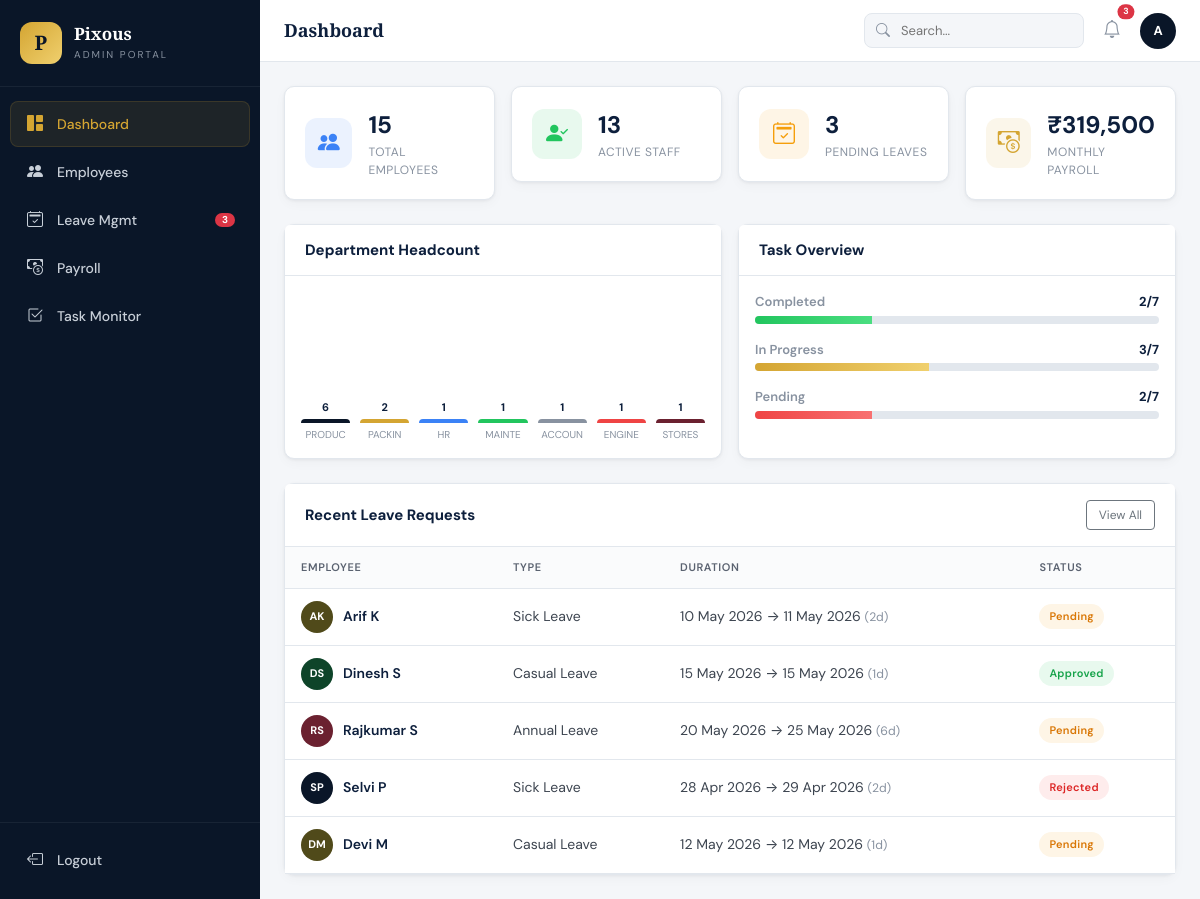
The app's page /dashboard (signed in) with its own data.
### tables this page shows
CREATE TABLE `leave_requests` (
    `id`           INT AUTO_INCREMENT PRIMARY KEY,
    `employee_id`  INT NOT NULL,
    `leave_type_id`INT NOT NULL,
    `date_from`    DATE NOT NULL,
    `date_to`      DATE NOT NULL,
    `days`         INT NOT NULL DEFAULT 1,
    `reason`       TEXT NOT NULL,
    `status`       ENUM('pending','approved','rejected') NOT NULL DEFAULT 'pending',
    `approved_by`  INT DEFAULT NULL,
    `remarks`      TEXT DEFAULT NULL,
    `applied_on`   DATETIME NOT NULL DEFAULT CURRENT_TIMESTAMP,
    `updated_at`   DATETIME NOT NULL DEFAULT CURRENT_TIMESTAMP ON UPDATE CURRENT_TIMESTAMP,
    FOREIGN KEY (`employee_id`)   REFERENCES `employees`(`id`)   ON DELETE CASCADE,
    FOREIGN KEY (`leave_type_id`) REFERENCES `leave_types`(`id`) ON DELETE CASCADE,
    FOREIGN KEY (`approved_by`)   REFERENCES `users`(`id`)       ON DELETE SET NULL,
    INDEX `idx_status` (`status`),
    INDEX `idx_employee` (`employee_id`)
);

CREATE TABLE `employees` (
    `id`              INT AUTO_INCREMENT PRIMARY KEY,
    `emp_code`        VARCHAR(20)  NOT NULL UNIQUE,
    `name`            VARCHAR(100) NOT NULL,
    `father_name`     VARCHAR(100) DEFAULT NULL,
    `gender`          ENUM('Male','Female','Other') NOT NULL DEFAULT 'Male',
    `marital_status`  ENUM('Married','Unmarried') NOT NULL DEFAULT 'Unmarried',
    `dob`             DATE DEFAULT NULL,
    `doj`             DATE DEFAULT NULL,
    `department_id`   INT DEFAULT NULL,
    `designation_id`  INT DEFAULT NULL,
    `qualification`   VARCHAR(100) DEFAULT NULL,
    `experience`      VARCHAR(50)  DEFAULT NULL,
    `mobile`          VARCHAR(15)  NOT NULL,
    `email`           VARCHAR(100) DEFAULT NULL,
    `address`         TEXT DEFAULT NULL,
    `pan`             VARCHAR(20)  DEFAULT NULL,
    `aadhar`          VARCHAR(20)  DEFAULT NULL,
    `uan`             VARCHAR(30)  DEFAULT NULL,
    `esi_no`          VARCHAR(30)  DEFAULT NULL,
    `bank_name`       VARCHAR(100) DEFAULT NULL,
    `bank_account`    VARCHAR(30)  DEFAULT NULL,
    `bank_ifsc`       VARCHAR(20)  DEFAULT NULL,
    `salary`          DECIMAL(12,2) NOT NULL DEFAULT 0.00,
    `photo`           VARCHAR(255) DEFAULT NULL,
    `status`          ENUM('active','inactive') NOT NULL DEFAULT 'active',
    `nominee_name`    VARCHAR(100) DEFAULT NULL,
    `nominee_relation`VARCHAR(50)  DEFAULT NULL,
    `nominee_address` TEXT DEFAULT NULL,
    `created_at`      DATETIME NOT NULL DEFAULT CURRENT_TIMESTAMP,
    `updated_at`      DATETIME NOT NULL DEFAULT CURRENT_TIMESTAMP ON UPDATE CURRENT_TIMESTAMP,
    FOREIGN KEY (`department_id`)  REFERENCES `departments`(`id`)  ON DELETE SET NULL,
    FOREIGN KEY (`designation_id`) REFERENCES `designations`(`id`) ON DELETE SET NULL,
    INDEX `idx_status` (`status`),
    INDEX `idx_emp_code` (`emp_code`)
);

CREATE TABLE `leave_types` (
    `id`           INT AUTO_INCREMENT PRIMARY KEY,
    `name`         VARCHAR(50) NOT NULL UNIQUE,
    `days_allowed` INT NOT NULL DEFAULT 12
);

### controllers/DashboardController.php (called while the page is built, shortened)
<?php
class DashboardController
{
    public function index(): void
    {
        $empModel   = new Employee();
        $leaveModel = new LeaveRequest();
        $empCounts   = $empModel->countByStatus();
        $deptCounts  = $empModel->countByDepartment();
        $totalSalary = $empModel->getTotalSalary();
        $leaveCounts = $leaveModel->countByStatus();
        $recentLeaves = $leaveModel->getAll([], 1);
        require __DIR__ . '/../views/dashboard/index.php';
    }
}

### index.php (called while the page is built, shortened)
<?php
require_once __DIR__ . '/config/database.php';
require_once __DIR__ . '/helpers/functions.php';
require_once __DIR__ . '/models/BaseModel.php';
require_once __DIR__ . '/models/Employee.php';
require_once __DIR__ . '/models/LeaveRequest.php';
require_once __DIR__ . '/controllers/DashboardController.php';
$page   = sanitize($_GET['page']   ?? 'dashboard');
$action = sanitize($_GET['action'] ?? 'index');
$routes = [
    'auth'      => ['login' => 'login', 'logout' => 'logout'],
    'dashboard' => ['index' => 'index'],
    'employees' => ['index' => 'index', 'create' => 'create', 'edit' => 'edit', 'view' => 'view', 'delete' => 'delete', 'toggle-status' => 'toggleStatus'],
    'leaves'    => ['index' => 'index', 'store' => 'store', 'approve' => 'approve', 'delete' => 'delete'],
    'payroll'   => ['index' => 'index', 'generate' => 'generate', 'payslip' => 'payslip'],
    'tasks'     => ['index' => 'index', 'store' => 'store', 'update' => 'update', 'delete' => 'delete'],
];
$method          = $routes[$page][$action];
$controller      = new $controllerClass();
$controller->$method();

### config/database.php (called while the page is built, shortened)
<?php
class Database
{
    private static ?Database $instance = null;
    private ?PDO $pdo = null;
    private string $host   = 'localhost';
    private string $dbname = 'pixous_hr';
    private string $user   = 'root';
    private string $pass   = '';
    private function __construct()
    {
        try {
            $dsn = "mysql:host={$this->host};dbname={$this->dbname};charset=utf8mb4";
            $this->pdo = new PDO($dsn, $this->user, $this->pass, [
                PDO::ATTR_ERRMODE            => PDO::ERRMODE_EXCEPTION,
                PDO::ATTR_DEFAULT_FETCH_MODE => PDO::FETCH_ASSOC,
                PDO::ATTR_EMULATE_PREPARES   => false,
            ]);
        } catch (PDOException $e) {
            error_log("DB Connection Error: " . $e->getMessage());
            die("Database connection failed. Please check your configuration.");
        }
    }
    public static function getInstance(): Database
    {
        if (self::$instance === null) {
            self::$instance = new self();
        }
        return self::$instance;
    }
    public function getConnection(): PDO
    {
        return $this->pdo;
    }
}

### models/BaseModel.php (called while the page is built)
<?php
class BaseModel
{
    protected PDO $db;
    public function __construct()
    {
        $this->db = Database::getInstance()->getConnection();
    }
    protected function paginate(string $query, array $params, int $page, int $perPage = PER_PAGE): array
    {
        $countQuery = preg_replace('/SELECT .+? FROM/i', 'SELECT COUNT(*) as total FROM', $query);
        $countQuery = preg_replace('/ORDER BY .+$/i', '', $countQuery);
        $stmt = $this->db->prepare($countQuery);
        $stmt->execute($params);
        $total = (int) $stmt->fetchColumn();
        $offset = ($page - 1) * $perPage;
        $query .= " LIMIT {$perPage} OFFSET {$offset}";
        $stmt = $this->db->prepare($query);
        $stmt->execute($params);
        return [
            'data'       => $stmt->fetchAll(),
            'total'      => $total,
            'page'       => $page,
            'per_page'   => $perPage,
            'total_pages'=> max(1, (int) ceil($total / $perPage)),
        ];
    }
}

### models/Employee.php (called while the page is built, shortened)
<?php
class Employee extends BaseModel
{
    public function countByStatus(): array
    {
        $stmt = $this->db->query("SELECT status, COUNT(*) as cnt FROM employees GROUP BY status");
        $result = ['active' => 0, 'inactive' => 0, 'total' => 0];
        foreach ($stmt->fetchAll() as $row) {
            $result[$row['status']] = (int) $row['cnt'];
            $result['total'] += (int) $row['cnt'];
        }
        return $result;
    }
    public function countByDepartment(): array
    {
        $stmt = $this->db->query(
            "SELECT d.name, COUNT(e.id) as cnt
             FROM employees e
             JOIN departments d ON e.department_id = d.id
             WHERE e.status = 'active'
             GROUP BY d.name ORDER BY cnt DESC"
        );
        return $stmt->fetchAll();
    }
    public function getTotalSalary(): float
    {
        $stmt = $this->db->query("SELECT COALESCE(SUM(salary),0) FROM employees WHERE status = 'active'");
        return (float) $stmt->fetchColumn();
    }
}

### models/LeaveRequest.php (called while the page is built, shortened)
<?php
class LeaveRequest extends BaseModel
{
    public function getAll(array $filters = [], int $page = 1): array
    {
        $where  = [];
        $params = [];
        $whereSQL = $where ? 'WHERE ' . implode(' AND ', $where) : '';
        $query = "SELECT lr.*, e.name AS employee_name, e.emp_code, lt.name AS leave_type,
                         d.name AS department_name
                  FROM leave_requests lr
                  JOIN employees e    ON lr.employee_id  = e.id
                  JOIN leave_types lt ON lr.leave_type_id = lt.id
                  LEFT JOIN departments d ON e.department_id = d.id
                  {$whereSQL}
                  ORDER BY lr.applied_on DESC";
        return $this->paginate($query, $params, $page);
    }
    public function countByStatus(): array
    {
        $stmt   = $this->db->query("SELECT status, COUNT(*) as cnt FROM leave_requests GROUP BY status");
        $result = ['pending' => 0, 'approved' => 0, 'rejected' => 0, 'total' => 0];
        foreach ($stmt->fetchAll() as $row) {
            $result[$row['status']] = (int) $row['cnt'];
            $result['total'] += (int) $row['cnt'];
        }
        return $result;
    }
}

### helpers/functions.php (called while the page is built, shortened)
<?php
function e(string $str): string
{
    return htmlspecialchars($str, ENT_QUOTES | ENT_HTML5, 'UTF-8');
}
function url(string $path = ''): string
{
    return rtrim(BASE_URL, '/') . '/' . ltrim($path, '/');
}
function formatCurrency(float $amount): string
{
    return '₹' . number_format($amount, 0, '.', ',');
}
function formatDate(string $date): string
{
    return date('d M Y', strtotime($date));
}
function initials(string $name): string
{
    $words = explode(' ', trim($name));
    $init  = strtoupper($words[0][0] ?? '');
    if (count($words) > 1) {
        $init .= strtoupper(end($words)[0] ?? '');
    }
    return $init;
}
function avatarColor(string $name): string
{
    $colors = ['#0a1628','#0e4429','#6b2130','#2d1a50','#504a1a','#1a3950','#501a3a','#1a5038'];
    $hash   = crc32($name);
    return $colors[abs($hash) % count($colors)];
}

### views/dashboard/index.php (the view, shortened to what this page needs)
<?php
require __DIR__ . '/../layouts/header.php';
$barColors = ['#0a1628','#d4a532','#3b82f6','#22c55e','#8892a0','#ef4444','#6b2130','#1a3950','#501a3a'];
$maxDept = max(array_column($deptCounts, 'cnt') ?: [1]);
?>
<div class="row g-3 mb-4">
    <div class="col-xl-3 col-md-6">
        <div class="stat-card">
            <div class="stat-icon bg-primary-soft"><i class="bi bi-people-fill"></i></div>
            <div>
                <p class="stat-value"><?= $empCounts['total'] ?></p>
                <p class="stat-label">Total Employees</p>
            </div>
        </div>
    </div>
    <div class="col-xl-3 col-md-6">
        <div class="stat-card">
            <div class="stat-icon bg-success-soft"><i class="bi bi-person-check-fill"></i></div>
            <div>
                <p class="stat-value"><?= $empCounts['active'] ?></p>
                <p class="stat-label">Active Staff</p>
            </div>
        </div>
    </div>
    <div class="col-xl-3 col-md-6">
        <div class="stat-card">
            <div class="stat-icon bg-warning-soft"><i class="bi bi-calendar2-check"></i></div>
            <div>
                <p class="stat-value"><?= $leaveCounts['pending'] ?></p>
                <p class="stat-label">Pending Leaves</p>
            </div>
        </div>
    </div>
    <div class="col-xl-3 col-md-6">
        <div class="stat-card">
            <div class="stat-icon bg-gold-soft"><i class="bi bi-cash-coin"></i></div>
            <div>
                <p class="stat-value"><?= formatCurrency($totalSalary) ?></p>
                <p class="stat-label">Monthly Payroll</p>
            </div>
        </div>
    </div>
</div>
<div class="row g-3 mb-4">
    <div class="col-lg-6">
        <div class="card h-100">
            <div class="card-header"><h6>Department Headcount</h6></div>
            <div class="card-body">
                <div class="chart-bars">
                    <?php foreach (array_slice($deptCounts, 0, 7) as $i => $dept): ?>
                    <div class="chart-col">
                        <div class="bar-value"><?= (int)$dept['cnt'] ?></div>
                        <div class="bar" style="height:<?= round(($dept['cnt']/$maxDept)*100) ?>%;background:<?= $barColors[$i % count($barColors)] ?>"></div>
                        <div class="bar-label"><?= e(substr($dept['name'], 0, 6)) ?></div>
                    </div>
                    <?php endforeach; ?>
                </div>
            </div>
        </div>
    </div>
    <div class="col-lg-6">
        <div class="card h-100">
            <div class="card-header"><h6>Task Overview</h6></div>
            <div class="card-body">
                <?php
                $taskItems = [
                    ['Completed',   $taskCounts['Completed'],    $taskCounts['total'], 'success'],
                    ['In Progress', $taskCounts['In Progress'],  $taskCounts['total'], 'gold'],
                    ['Pending',     $taskCounts['Pending'],      $taskCounts['total'], 'danger'],
                ];
                foreach ($taskItems as [$label, $val, $total, $color]):
                    $pct = $total > 0 ? round(($val/$total)*100) : 0;
                ?>
                <div class="mb-3">
                    <div class="d-flex justify-content-between mb-1">
                        <span class="text-muted" style="font-size:13px;font-weight:600"><?= $label ?></span>
                        <span class="text-navy fw-700" style="font-size:13px"><?= $val ?>/<?= $total ?></span>
                    </div>
                    <div class="progress">
                        <div class="progress-bar progress-bar-<?= $color ?>" style="width:<?= $pct ?>%"></div>
                    </div>
                </div>
                <?php endforeach; ?>
            </div>
        </div>
    </div>
</div>
<div class="card">
    <div class="card-header">
        <h6>Recent Leave Requests</h6>
        <a href="<?= url('leaves') ?>" class="btn btn-outline-secondary btn-sm">View All</a>
    </div>
    <div class="card-body p-0">
        <div class="table-responsive">
            <table class="table table-hover mb-0">
                <thead><tr><th>Employee</th><th>Type</th><th>Duration</th><th>Status</th></tr></thead>
                <tbody>
                <?php foreach (array_slice($recentLeaves['data'], 0, 5) as $lv): ?>
                <tr>
                    <td>
                        <div class="emp-cell">
                            <div class="avatar-circle" style="background:<?= avatarColor($lv['employee_name']) ?>;width:32px;height:32px;font-size:11px">
                                <?= initials($lv['employee_name']) ?>
                            </div>
                            <span class="name"><?= e($lv['employee_name']) ?></span>
                        </div>
                    </td>
                    <td><?= e($lv['leave_type']) ?></td>
                    <td><?= formatDate($lv['date_from']) ?> → <?= formatDate($lv['date_to']) ?> <small class="text-muted">(<?= $lv['days'] ?>d)</small></td>
                    <td><span class="badge-status badge-<?= e($lv['status']) ?>"><?= ucfirst(e($lv['status'])) ?></span></td>
                </tr>
                <?php endforeach; ?>
                </tbody>
            </table>
        </div>
    </div>
</div>
<?php require __DIR__ . '/../layouts/footer.php'; ?>

### records on screen
leave_requests: employee.name "AK", employee.name "Arif K", leave_type.name "Sick Leave", date_from "10 May 2026", date_to "11 May 2026", days "2", status "Pending"
leave_requests: employee.name "DS", employee.name "Dinesh S", leave_type.name "Casual Leave", date_from "15 May 2026", date_to "15 May 2026", days "1", status "Approved"
leave_requests: employee.name "RS", employee.name "Rajkumar S", leave_type.name "Annual Leave", date_from "20 May 2026", date_to "25 May 2026", days "6", status "Pending"
leave_requests: employee.name "SP", employee.name "Selvi P", leave_type.name "Sick Leave", date_from "28 Apr 2026", date_to "29 Apr 2026", days "2", status "Rejected"
leave_requests: employee.name "DM", employee.name "Devi M", leave_type.name "Casual Leave", date_from "12 May 2026", date_to "12 May 2026", days "1", status "Pending"

### other values on screen
$nav['label'] "Dashboard"
$nav['label'] "Employees"
$nav['label'] "Leave Mgmt"
$nav['badge'] "3"
$nav['label'] "Payroll"
$nav['label'] "Task Monitor"
$pageTitle "Dashboard"
$pendingLeaveCount "3"
initials(currentUser()['full_name'] ?? 'AD') "A"
$empCounts['total'] "15"
$empCounts['active'] "13"
$leaveCounts['pending'] "3"
formatCurrency($totalSalary) "₹319,500"
$dept['cnt'] "6"
substr($dept['name'], 0, 6) "PRODUC"
